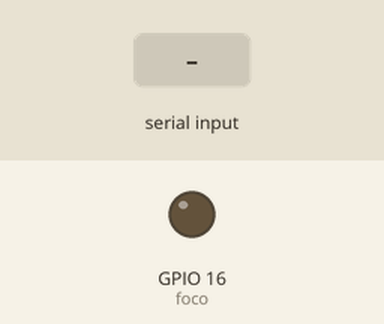
The sketch below on a simulated ESP32. Shown: output pins drawn as LEDs (lit = HIGH). The inputs (shaded band) are chosen by the test bench. Nothing arrives over Bluetooth unless stated.

Above: at 1.2 s.
1.3 s: "1\n" received over the second serial link
At 2.4 s:
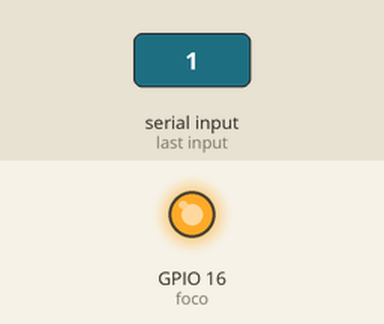
2.8 s: "0\n" received over the second serial link
At 3.5 s:
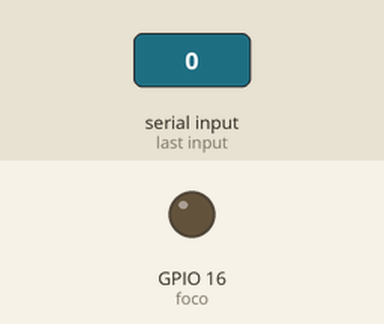
4.3 s: "encendido\n" received over the second serial link
At 4.7 s:
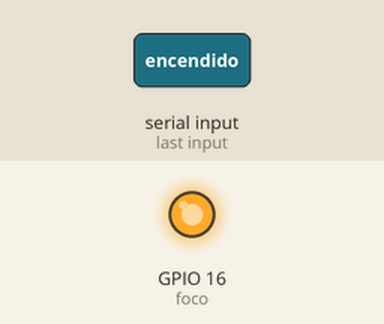
Timing chart, 0 to 7.3 s (numbered marks = the images above; inputs shaded):
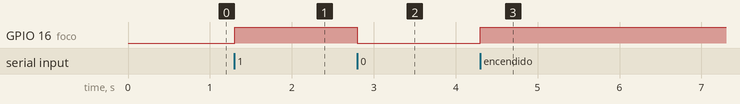

The sketch:

Bluetooth.ino
```cpp
#include <BluetoothSerial.h>

//FUNCIONA TANTO CON ESP32 COMO CON ARDUINO (COMPRAR MODULO)
BluetoothSerial SerialBT;
#define foco 16

void setup() {
  SerialBT.begin("Bluetooth Foco");
  Serial.begin(115200);
  pinMode(foco,OUTPUT);

  digitalWrite(foco,LOW);
}

void loop()
{
  if (SerialBT.available()) {
    String texto = SerialBT.readStringUntil('\n');
    texto.trim();

    if(texto == "1" || texto.equalsIgnoreCase("encendido") || texto.equalsIgnoreCase("E")){
      digitalWrite(foco, HIGH);
      SerialBT.print("ENCENDIDO\n");
    }
    else if(texto == "0" || texto.equalsIgnoreCase("apagado") || texto.equalsIgnoreCase("A")){
      digitalWrite(foco, LOW);
      SerialBT.print("APAGADO\n");
    }
    else{
      SerialBT.print("VALOR INVALIDO\n");
    }

  }

}
```

Measured:
- after the input at 1.3 s, GPIO 16 (foco): LOW → HIGH at once
- after the input at 2.8 s, GPIO 16 (foco): HIGH → LOW at once
- after the input at 4.3 s, GPIO 16 (foco): LOW → HIGH at once
